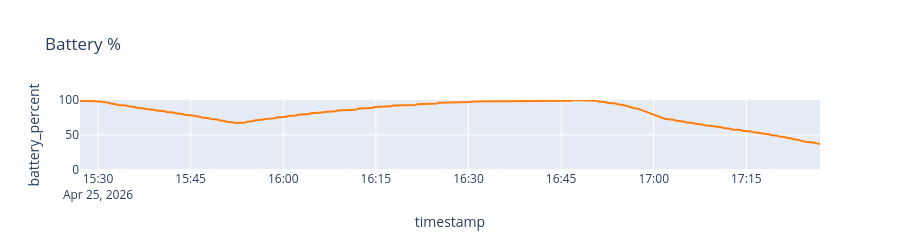

Source (notebook cell):
### Code cell
fig3 = px.line(df_system_metrics, x="timestamp", y="battery_percent", title="Battery %", color_discrete_sequence=[ORANGE])
fig3.update_yaxes(range=[0, 100])
fig3.update_layout(height=250)

### Figure 1 — Plotly figure (JSON) as saved in the notebook; plotly's stock layout.template omitted (floating-point values rounded to 4 significant figures; data arrays with more than 128 entries replaced by an {"elided": "..."} marker saying what was removed)
{"data": [{"hovertemplate": "timestamp=%{x}<br>battery_percent=%{y}<extra></extra>", "legendgroup": "", "line": {"color": "#ff7f0e", "dash": "solid"}, "marker": {"symbol": "circle"}, "mode": "lines", "name": "", "orientation": "v", "showlegend": false, "type": "scatter", "x": {"elided": "437 str values"}, "xaxis": "x", "y": {"elided": "437 float values"}, "yaxis": "y"}], "layout": {"height": 250, "legend": {"tracegroupgap": 0}, "title": {"text": "Battery %"}, "xaxis": {"anchor": "y", "domain": [0, 1], "title": {"text": "timestamp"}}, "yaxis": {"anchor": "x", "domain": [0, 1], "range": [0, 100], "title": {"text": "battery_percent"}}}}
